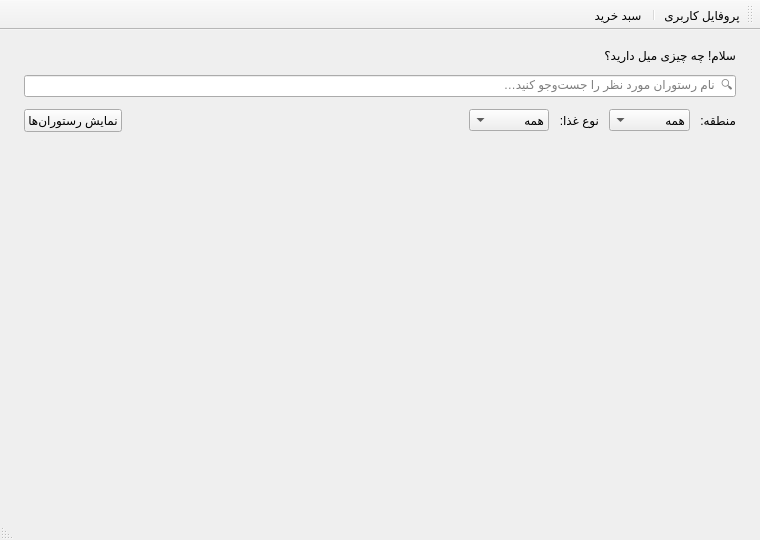
<?xml version="1.0" encoding="UTF-8"?>
<ui version="4.0">
 <class>Client</class>
 <widget class="QMainWindow" name="Client">
  <property name="enabled">
   <bool>true</bool>
  </property>
  <property name="geometry">
   <rect>
    <x>0</x>
    <y>0</y>
    <width>760</width>
    <height>540</height>
   </rect>
  </property>
  <property name="windowTitle">
   <string>IUT-Food — سفارش غذا</string>
  </property>
  <property name="layoutDirection">
   <enum>Qt::LayoutDirection::RightToLeft</enum>
  </property>
  <widget class="QWidget" name="centralwidget">
   <layout class="QVBoxLayout" name="mainLayout">
    <property name="leftMargin">
     <number>24</number>
    </property>
    <property name="topMargin">
     <number>18</number>
    </property>
    <property name="rightMargin">
     <number>24</number>
    </property>
    <property name="bottomMargin">
     <number>18</number>
    </property>
    <property name="spacing">
     <number>12</number>
    </property>
    <item>
     <widget class="QLabel" name="welcomeLabel">
      <property name="text">
       <string>سلام! چه چیزی میل دارید؟</string>
      </property>
     </widget>
    </item>
    <item>
     <widget class="QLineEdit" name="searchLineEdit">
      <property name="placeholderText">
       <string>🔍  نام رستوران مورد نظر را جست‌وجو کنید…</string>
      </property>
     </widget>
    </item>
    <item>
     <layout class="QHBoxLayout" name="filtersLayout">
      <property name="spacing">
       <number>10</number>
      </property>
      <item>
       <widget class="QLabel" name="locationLabel">
        <property name="text">
         <string>منطقه:</string>
        </property>
       </widget>
      </item>
      <item>
       <widget class="QComboBox" name="locationFilterCombo">
        <item>
         <property name="text">
          <string>همه</string>
         </property>
        </item>
        <item>
         <property name="text">
          <string>منطقه یک</string>
         </property>
        </item>
        <item>
         <property name="text">
          <string>منطقه 2</string>
         </property>
        </item>
       </widget>
      </item>
      <item>
       <widget class="QLabel" name="typeLabel">
        <property name="text">
         <string>نوع غذا:</string>
        </property>
       </widget>
      </item>
      <item>
       <widget class="QComboBox" name="typeFilterCombo">
        <item>
         <property name="text">
          <string>همه</string>
         </property>
        </item>
        <item>
         <property name="text">
          <string>فست فود</string>
         </property>
        </item>
        <item>
         <property name="text">
          <string>ایرانی</string>
         </property>
        </item>
        <item>
         <property name="text">
          <string>ساندویچ</string>
         </property>
        </item>
       </widget>
      </item>
      <item>
       <spacer name="filterSpacer">
        <property name="orientation">
         <enum>Qt::Orientation::Horizontal</enum>
        </property>
        <property name="sizeHint" stdset="0">
         <size>
          <width>40</width>
          <height>20</height>
         </size>
        </property>
       </spacer>
      </item>
      <item>
       <widget class="QPushButton" name="showRestaurantsButton">
        <property name="text">
         <string>نمایش رستوران‌ها</string>
        </property>
       </widget>
      </item>
     </layout>
    </item>
    <item>
     <spacer name="contentSpacer">
      <property name="orientation">
       <enum>Qt::Orientation::Vertical</enum>
      </property>
      <property name="sizeHint" stdset="0">
       <size>
        <width>20</width>
        <height>40</height>
       </size>
      </property>
     </spacer>
    </item>
   </layout>
  </widget>
  <widget class="QStatusBar" name="statusbar"/>
  <widget class="QToolBar" name="toolBar">
   <property name="windowTitle">
    <string>toolBar</string>
   </property>
   <attribute name="toolBarArea">
    <enum>TopToolBarArea</enum>
   </attribute>
   <attribute name="toolBarBreak">
    <bool>false</bool>
   </attribute>
   <addaction name="actionProfile"/>
   <addaction name="separator"/>
   <addaction name="actionCart"/>
  </widget>
  <action name="actionProfile">
   <property name="icon">
    <iconset>
     <normaloff>:/icons/user.webp</normaloff>:/icons/user.webp</iconset>
   </property>
   <property name="text">
    <string>پروفایل کاربری</string>
   </property>
   <property name="menuRole">
    <enum>QAction::MenuRole::NoRole</enum>
   </property>
  </action>
  <action name="actionCart">
   <property name="icon">
    <iconset>
     <normaloff>:/icons/shopping-cart.webp</normaloff>:/icons/shopping-cart.webp</iconset>
   </property>
   <property name="text">
    <string>سبد خرید</string>
   </property>
   <property name="toolTip">
    <string>مشاهده سبد خرید و پرداخت</string>
   </property>
   <property name="menuRole">
    <enum>QAction::MenuRole::NoRole</enum>
   </property>
  </action>
 </widget>
 <resources/>
 <connections/>
</ui>
